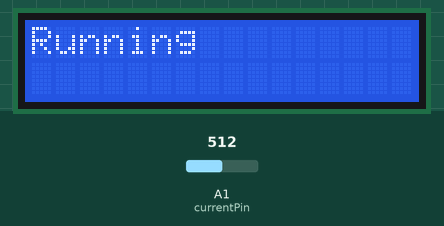
Simulated run of this sketch. Board: Arduino Uno, built for the host (arithmetic inside an expression is 32-bit, double 64-bit). Shown: 16×2 character LCD. Inputs (shaded band) come from the test bench; at power-on: A1 (currentPin) = 512.

Above: at 0.1 s.
At 2.1 s:
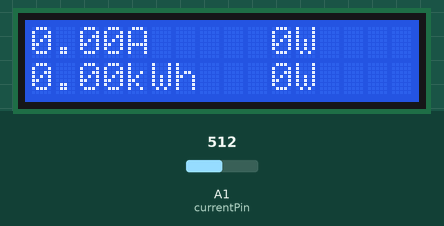

The sketch:

uno.ino
```cpp
//Michael Klements
//The DIY Life
//27 October 2014

#include <LiquidCrystal.h>
#include<SoftwareSerial.h> //Included SoftwareSerial Library
int currentPin = 1;              //Assign CT input
double kilos = 0;
int peakPower = 0;
LiquidCrystal lcd(8, 9, 4, 5, 6, 7);  //Assign LCD screen pins
SoftwareSerial s(3,1);

void setup()
{
  lcd.begin(16,2);              // columns, rows.  use 16,2 for a 16x2 LCD, etc.
  lcd.clear();
  lcd.setCursor(0,0);           // set cursor to column 0, row 0 (the first row)
  lcd.print("Running");
   s.begin(9600);
}

void loop()
{
  int current = 0;
  int maxCurrent = 0;
  int minCurrent = 1000;
  for (int i=0 ; i<=200 ; i++)  //Monitors and logs the current input for 200 cycles to determine max and min current
  {
    current = analogRead(currentPin);    //Reads current input
    if(current >= maxCurrent)
      maxCurrent = current;
    else if(current <= minCurrent)
      minCurrent = current;
  }
  if (maxCurrent <= 517)
  {
    maxCurrent = 516;
  }
  double RMSCurrent = ((maxCurrent - 516)*0.707)/11.8337;    //Calculates RMS current based on maximum value
  int RMSPower = 220*RMSCurrent;    //Calculates RMS Power Assuming Voltage 220VAC, change to 110VAC accordingly
  if (RMSPower > peakPower)
  {
    peakPower = RMSPower;
  }
  kilos = kilos + (RMSPower * (2.05/60/60/1000));    //Calculate kilowatt hours used
  delay (2000);
  lcd.clear();
  lcd.setCursor(0,0);           // Displays all current data
  lcd.print(RMSCurrent);
  lcd.print("A");
  lcd.setCursor(10,0);
  lcd.print(RMSPower);
  lcd.print("W");
  lcd.setCursor(0,1);
  lcd.print(kilos);
  lcd.print("kWh");
  lcd.setCursor(10,1);
  lcd.print(peakPower);
  lcd.print("W");
  s.write(RMSCurrent);
  delay(1000);
}
```
